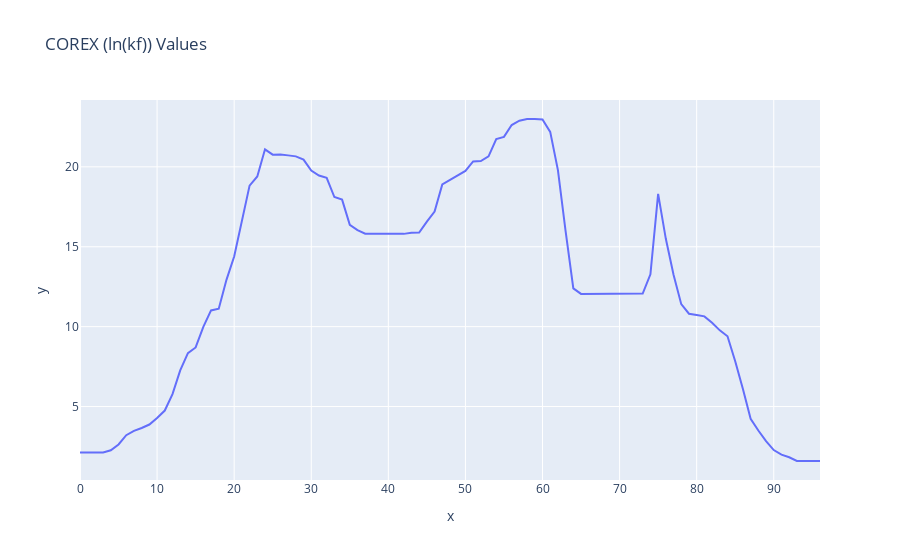

Notebook code cell kept with this figure:
### Code cell
table[0, 'corex']

### Figure 1 — Plotly figure (JSON) as saved in the notebook; plotly's stock layout.template omitted (floating-point values rounded to 4 significant figures)
{"data": [{"hovertemplate": "x=%{x}<br>y=%{y}<extra></extra>", "legendgroup": "", "line": {"color": "#636efa", "dash": "solid"}, "marker": {"symbol": "circle"}, "mode": "lines", "name": "", "orientation": "v", "showlegend": false, "type": "scatter", "x": [0, 1, 2, 3, 4, 5, 6, 7, 8, 9, 10, 11, 12, 13, 14, 15, 16, 17, 18, 19, 20, 21, 22, 23, 24, 25, 26, 27, 28, 29, 30, 31, 32, 33, 34, 35, 36, 37, 38, 39, 40, 41, 42, 43, 44, 45, 46, 47, 48, 49, 50, 51, 52, 53, 54, 55, 56, 57, 58, 59, 60, 61, 62, 63, 64, 65, 66, 67, 68, 69, 70, 71, 72, 73, 74, 75, 76, 77, 78, 79, 80, 81, 82, 83, 84, 85, 86, 87, 88, 89, 90, 91, 92, 93, 94, 95, 96], "xaxis": "x", "y": [2.12, 2.12, 2.12, 2.12, 2.263, 2.629, 3.21, 3.476, 3.66, 3.875, 4.285, 4.75, 5.774, 7.26, 8.343, 8.697, 9.982, 11.02, 11.12, 12.93, 14.39, 16.57, 18.83, 19.39, 21.1, 20.76, 20.77, 20.72, 20.66, 20.45, 19.77, 19.46, 19.31, 18.11, 17.95, 16.37, 16.05, 15.82, 15.81, 15.8, 15.8, 15.8, 15.81, 15.87, 15.89, 16.58, 17.2, 18.9, 19.17, 19.46, 19.75, 20.34, 20.36, 20.66, 21.74, 21.87, 22.62, 22.89, 22.99, 22.99, 22.96, 22.19, 19.8, 15.97, 12.39, 12.05, 12.05, 12.05, 12.05, 12.05, 12.05, 12.05, 12.05, 12.07, 13.28, 18.31, 15.5, 13.24, 11.41, 10.81, 10.73, 10.64, 10.24, 9.768, 9.4, 7.833, 6.096, 4.232, 3.504, 2.834, 2.277, 1.987, 1.826, 1.593, 1.593, 1.593, 1.593], "yaxis": "y"}], "layout": {"legend": {"tracegroupgap": 0}, "title": {"text": "COREX (ln(kf)) Values"}, "xaxis": {"anchor": "y", "domain": [0, 1], "title": {"text": "x"}}, "yaxis": {"anchor": "x", "domain": [0, 1], "title": {"text": "y"}}}}
